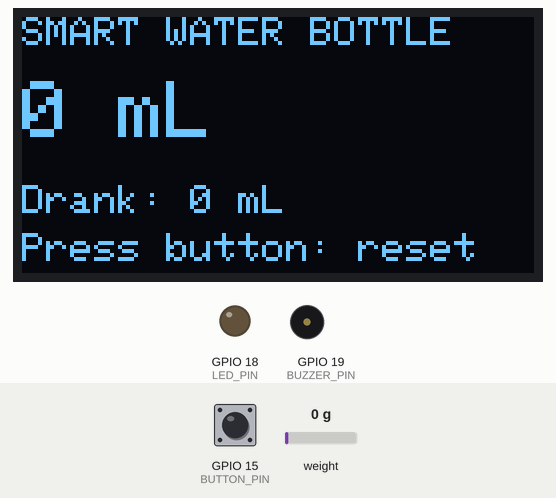
Recording of a program running on a simulated ESP32. Shown: 128×64 one-colour display, output pins drawn as LEDs (lit = HIGH), buzzer (waves = sounding). The inputs (shaded band) are chosen by the test bench; at power-on: weight on the scale 0 g, GPIO 15 (BUTTON_PIN) HIGH. What the program prints to the serial monitor is not drawn.

Above: at 5.7 s.
5.8 s: weight on the scale set to 2 g
At 6.7 s:
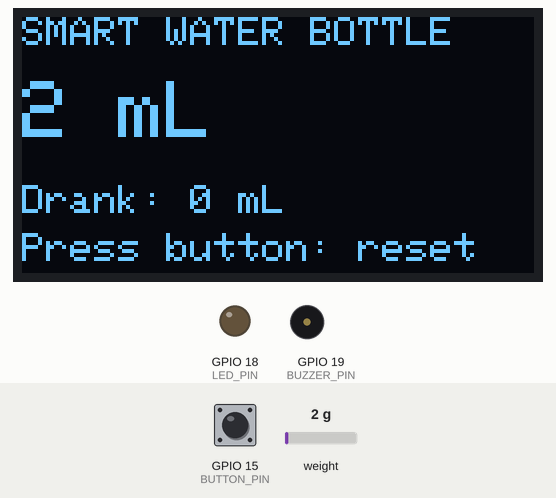
9.2 s: weight on the scale set to 100 g
At 10.0 s:
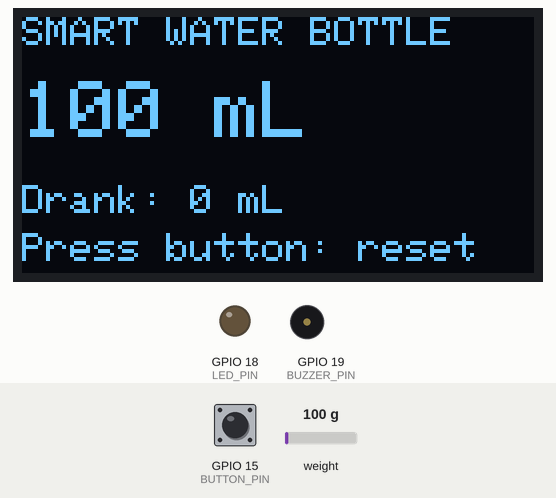
12.2 s: weight on the scale set to 1250 g
At 15.17 s:
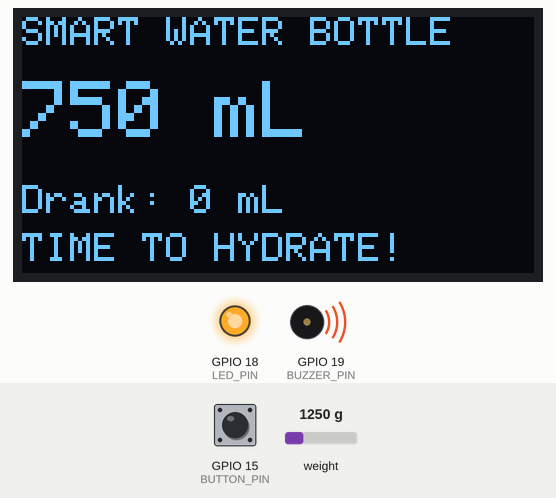
15.2 s: weight on the scale set to 300 g
At 16.6 s:
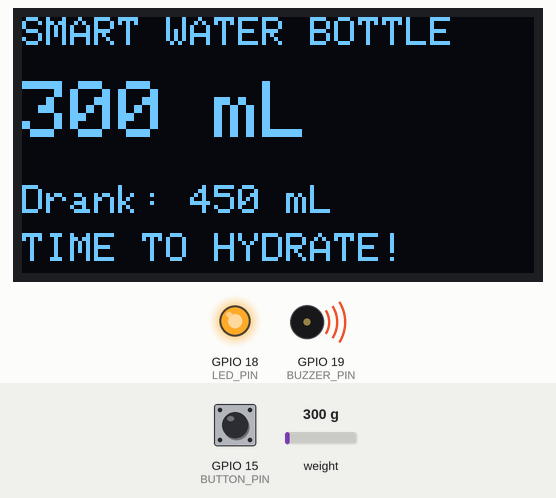
18.2 s: GPIO 15 (BUTTON_PIN) pulled LOW for 1 s
At 19.4 s:
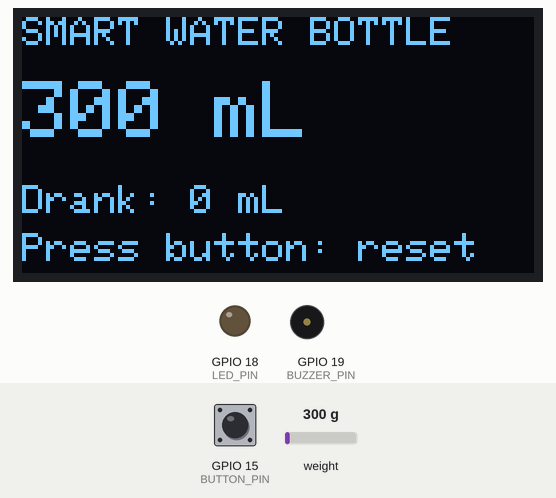
Timing chart, 0 to 21.2 s (numbered marks = the images above; inputs shaded):
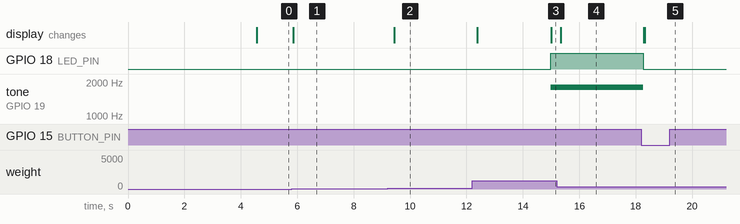

The program:

main.cpp
```cpp
#include <Arduino.h>
#include <Wire.h>
#include <Adafruit_GFX.h>
#include <Adafruit_SSD1306.h>

#ifndef SIMULATION
#include <HX711.h>
#endif

// ESP32 pin connections
constexpr int LED_PIN = 18;
constexpr int BUTTON_PIN = 15;
constexpr int BUZZER_PIN = 19;
constexpr int SDA_PIN = 21;
constexpr int SCL_PIN = 22;
constexpr int HX_DT = 4;
constexpr int HX_SCK = 5;
constexpr int SIM_ADC = 34;

// Bottle settings
constexpr float CAPACITY_ML = 750.0f;
constexpr float HX_CALIBRATION = -420.0f;

// Timing settings for testing
constexpr unsigned long REMINDER_MS = 10000UL;
constexpr unsigned long ALERT_MS = 3000UL;
constexpr unsigned long SAMPLE_MS = 300UL;

// Drink detection settings
constexpr float DRINK_THRESHOLD_ML = 8.0f;
constexpr float NOISE_TOLERANCE_ML = 3.0f;

// OLED display
Adafruit_SSD1306 display(128, 64, &Wire, -1);

#ifndef SIMULATION
HX711 scale;
#endif

// Water tracking
float currentMl = 0;
float previousMl = 0;
float consumedMl = 0;

// Timer variables
unsigned long lastSample = 0;
unsigned long lastReminder = 0;
unsigned long alertStart = 0;
unsigned long lastButton = 0;
unsigned long lastDrink = 0;

// System states
bool alertActive = false;
bool displayReady = false;
bool initialized = false;

// Measure water level
float measureMl() {

#ifdef SIMULATION

  // Read simulated water level
  int raw = analogRead(SIM_ADC);

  // Print raw sensor reading every second
  static unsigned long lastDebug = 0;

  if (millis() - lastDebug >= 1000) {
    lastDebug = millis();
    Serial.printf("RAW SENSOR: %d\n", raw);
  }

  return constrain(
    raw * (CAPACITY_ML / 4095.0f),
    0.0f,
    CAPACITY_ML
  );

#else

  // Read physical load cell
  if (!scale.is_ready()) {
    return NAN;
  }

  float grams = scale.get_units(3);

  return constrain(
    grams,
    0.0f,
    CAPACITY_ML
  );

#endif
}

// Start hydration reminder
void startAlert(unsigned long now) {

  if (alertActive) return;

  alertActive = true;
  alertStart = now;

  digitalWrite(LED_PIN, HIGH);
  tone(BUZZER_PIN, 1800);

  Serial.println("REMINDER: Time to hydrate!");
}

// Stop hydration reminder
void stopAlert() {

  if (!alertActive) return;

  alertActive = false;

  noTone(BUZZER_PIN);
  digitalWrite(BUZZER_PIN, LOW);
  digitalWrite(LED_PIN, LOW);

  Serial.println("REMINDER: Alert stopped.");
}

// Update OLED screen
void drawScreen() {

  if (!displayReady) return;

  display.clearDisplay();
  display.setTextColor(SSD1306_WHITE);

  // Display title
  display.setTextSize(1);
  display.setCursor(0, 0);
  display.println("SMART WATER BOTTLE");

  // Display current water level
  display.setTextSize(2);
  display.setCursor(0, 16);
  display.print((int)roundf(currentMl));
  display.println(" mL");

  // Display total consumption
  display.setTextSize(1);
  display.setCursor(0, 42);
  display.print("Drank: ");
  display.print((int)roundf(consumedMl));
  display.println(" mL");

  // Display reminder status
  display.setCursor(0, 54);

  if (alertActive) {
    display.print("TIME TO HYDRATE!");
  } else {
    display.print("Press button: reset");
  }

  display.display();
}

// Initialize system
void setup() {

  Serial.begin(115200);

  // Configure pins
  pinMode(LED_PIN, OUTPUT);
  pinMode(BUTTON_PIN, INPUT_PULLUP);
  pinMode(BUZZER_PIN, OUTPUT);
  pinMode(SIM_ADC, INPUT);

  digitalWrite(LED_PIN, LOW);
  digitalWrite(BUZZER_PIN, LOW);

  // Initialize OLED
  Wire.begin(SDA_PIN, SCL_PIN);

  displayReady = display.begin(
    SSD1306_SWITCHCAPVCC,
    0x3C
  );

  Serial.println(
    displayReady ? "OLED OK" : "OLED FAILED"
  );

#ifndef SIMULATION

  // Initialize physical load cell
  scale.begin(HX_DT, HX_SCK);
  scale.set_scale(HX_CALIBRATION);

  Serial.println("Place EMPTY bottle on sensor.");
  delay(3000);

  if (scale.is_ready()) {
    scale.tare(15);
  } else {
    Serial.println("ERROR: HX711 not ready.");
  }

#else

  // Initialize simulation input
  analogReadResolution(12);
  Serial.println("SIMULATION MODE ACTIVE");

#endif

  // Start reminder countdown
  lastReminder = millis();
  lastDrink = lastReminder;

  drawScreen();

  Serial.println("Smart Water Bottle started.");
}

// Main program loop
void loop() {

  unsigned long now = millis();

  // Reset button
  if (
    digitalRead(BUTTON_PIN) == LOW &&
    now - lastButton > 350
  ) {

    lastButton = now;
    consumedMl = 0;

    // Reset consumption only during alarm testing
    Serial.println("Session reset");

    drawScreen();
  }

  // Monitor water level
  if (now - lastSample >= SAMPLE_MS) {

    lastSample = now;

    float reading = measureMl();

    if (!isnan(reading)) {

      currentMl = reading;

      if (!initialized) {

        previousMl = currentMl;
        initialized = true;

      } else {

        float delta = previousMl - currentMl;

        // Detect water consumption
        // Detect water consumption
if (delta >= DRINK_THRESHOLD_ML) {

  consumedMl += delta;
  lastDrink = now;

  // Restart reminder countdown after drinking
  lastReminder = now;

  Serial.printf(
    "Drink detected: %.1f mL; total %.1f mL\n",
    delta,
    consumedMl
  );
}

        // Update previous reading
        if (
          fabsf(currentMl - previousMl) >=
          NOISE_TOLERANCE_ML
        ) {
          previousMl = currentMl;
        }
      }
    }

    drawScreen();
  }

  // Start reminder after 10 seconds
  if (
    !alertActive &&
    now - lastReminder >= REMINDER_MS
  ) {

    startAlert(now);
    drawScreen();
  }

  // Stop reminder after 3 seconds
  if (
    alertActive &&
    now - alertStart >= ALERT_MS
  ) {

    Serial.printf(
      "ALERT DURATION: %lu ms\n",
      now - alertStart
    );

    stopAlert();

    // Restart countdown
    lastReminder = now;

    drawScreen();
  }
}
```

Measured:
- the behaviour switches between 0 and 1 g on weight on the scale (found by bisection; images 0 and 1)
- after the input at 5.8 s, the display: changes after 0.06 s (image 1)
- after the input at 9.2 s, the display: changes after 0.24 s (image 2)
- after the input at 12.2 s, the display: first changes after 0.18 s (image 3 shows a later state)
- after the input at 15.2 s, the display: changes after 0.13 s (image 4)
- after the input at 18.2 s, the display: first differs from a run without the input after 0.12 s (image 5)
